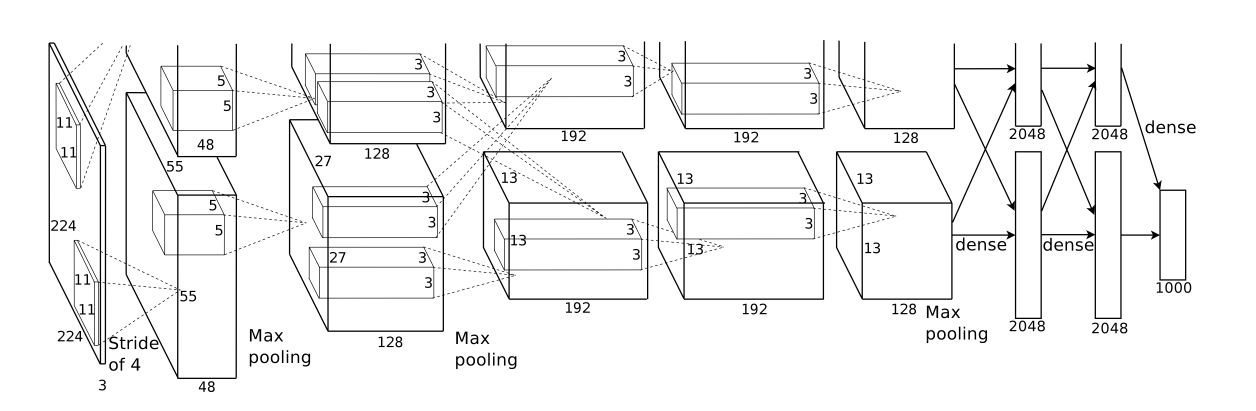
#> input picture AlexNet/img/alexnet.jpeg, 2511 x 821 px (shown at 1/2 size); its folder holds only this picture in this run
$ python -i image_dir_preprocessor.py   (imports and definitions only)
#> lines starting #> are read from the running program, lines starting #| are printed output that depends on the picture
#> further down, picture is the input picture: shape (821, 2511, 3); min 0, max 255, mean 244.1
import numpy as np
from glob import glob
import cv2
from tqdm import tqdm
import tracemalloc
import matplotlib.pyplot as plt
from common.preprocessing.properties import *
import pandas as pd
from sklearn.model_selection import train_test_split
import uuid
import os
import shutil
import json

"""
    This code is used to pre process the Caltech 256 Classification Dataset.
    https://authors.library.caltech.edu/7694/

    This script should be used for one time purpose only.

    The individual classes are inside a directory where the name of the class
    is given as <SomeNumber>.<ClassLabel>.

    Here are the steps that this code performs:
        1. Create Train/Validation Dataset
        2. Center crop ( optional ) images
        3. Resize image
        4. Calculate RGB Mean ( only on train set )
        5. Moves the processed images to a different dir
        6. Create a file with the list if class labels and corresponding ids.
        7 Create train/val csv file with image name ( randomly generated ) and class id.

    Properties can be set in the properties.py file.

"""


def resize_image(image):
    """
        Resize and Center Crop the images. Center Crop preserves the aspect ratio.
        However Center Crop might remove additional pixel which can impact the prediction score.
        Advised to perform experimentation before setting Center Crop to True.

        :arguments:
        ----------------------------------------
            image[ndarray] : Binary Image
        :return:
         ---------------------------------------
            Processed binary image.

    """
    if CENTER_CROP:
        # Capture the width and height from the array
        height, width, _ = image.shape
#> height = 821; width = 2511
        # Compare width and height. +1 is added to that divide by 2 does not produce 0 values.
        if width > height + 1:
            # Need to crop width
            delta = (width - height) // 2
#> delta = 845

            # Center Crop
            image = image[:, delta:-delta, :]
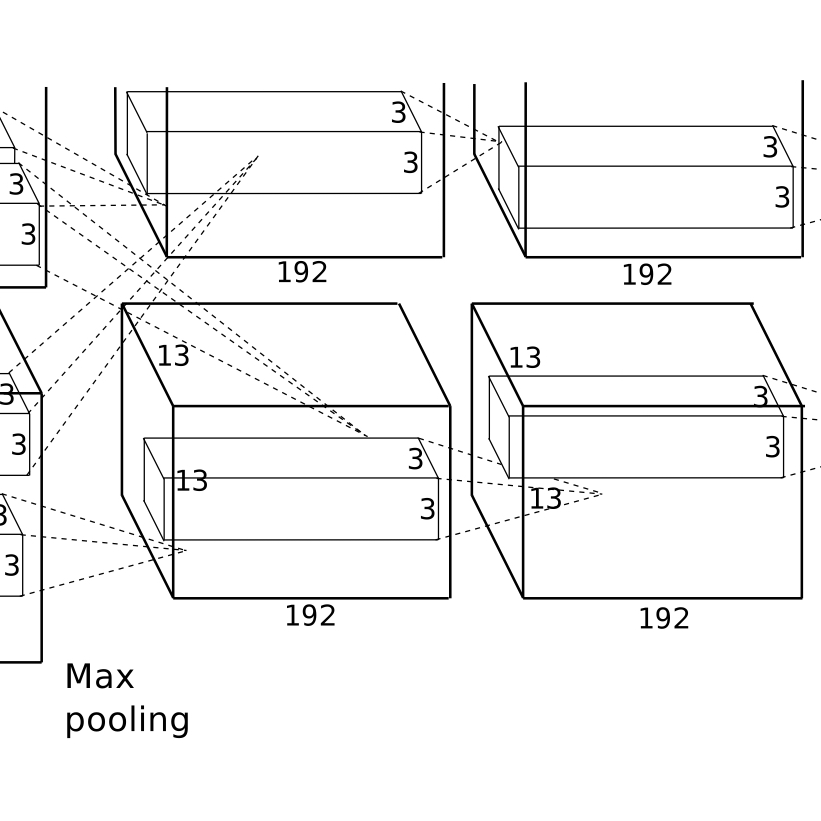
#> image: shape (821, 821, 3); min 0, max 255, mean 244
        elif height > width + 1:
            # Need to crop height
            delta = (height - width) // 2
            image = image[delta:-delta, :, :]
        image = cv2.resize(image, OUTPUT_DIM)
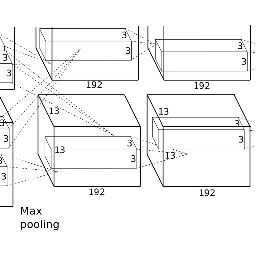
#> image: shape (256, 256, 3); min 0, max 255, mean 243.9

    elif SMALLER_SIDE_RESIZE:
        # Capture the width and height from the array
        height, width, _ = image.shape
        # Resize the image if width and height are same
        if width == height:
            image = cv2.resize(image, OUTPUT_DIM)
        elif width < height:
            new_height = int(height * OUTPUT_DIM[0] / width)
            image = cv2.resize(image, (new_height, OUTPUT_DIM[1]))
        else:
            new_width = int(width * OUTPUT_DIM[1] / width)
            image = cv2.resize(image, (OUTPUT_DIM[0], new_width))

    return image


# [139 lines left out: functions create_dataset, define_train_valid_split, process, not called in this run]


# [10 lines not run here, left out]

>>> import cv2
>>> picture = cv2.imread('../../AlexNet/img/alexnet.jpeg')
>>> result = resize_image(picture)

$ run again, on AlexNet/img/lr.png
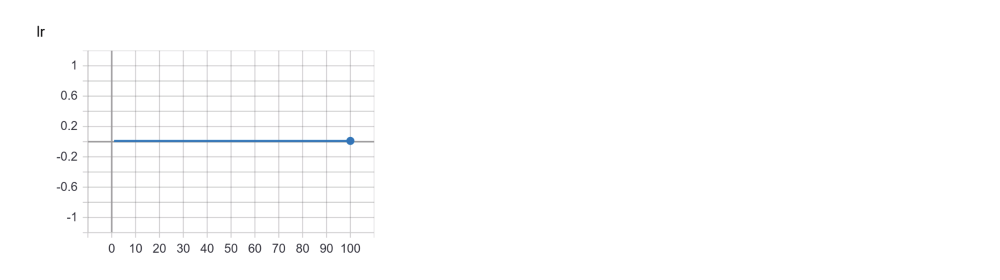
#> input picture AlexNet/img/lr.png, 2000 x 560 px (shown at 1/2 size)
#> picture is the input picture: shape (560, 2000, 3); mean B, G, R 253.3, 253.1, 253
#> in resize_image, `image = image[:, delta:-delta, :]`:
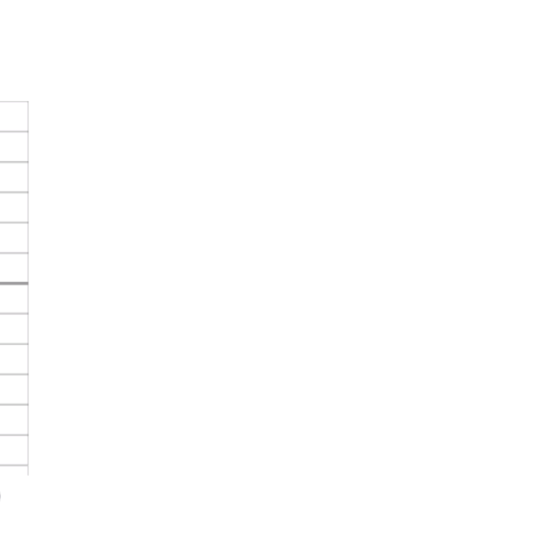
#> image: shape (560, 560, 3); mean of channels 0, 1, 2 254.8, 254.8, 254.8; drawn as B, G, R

$ run again, on AlexNet/img/train_loss.png
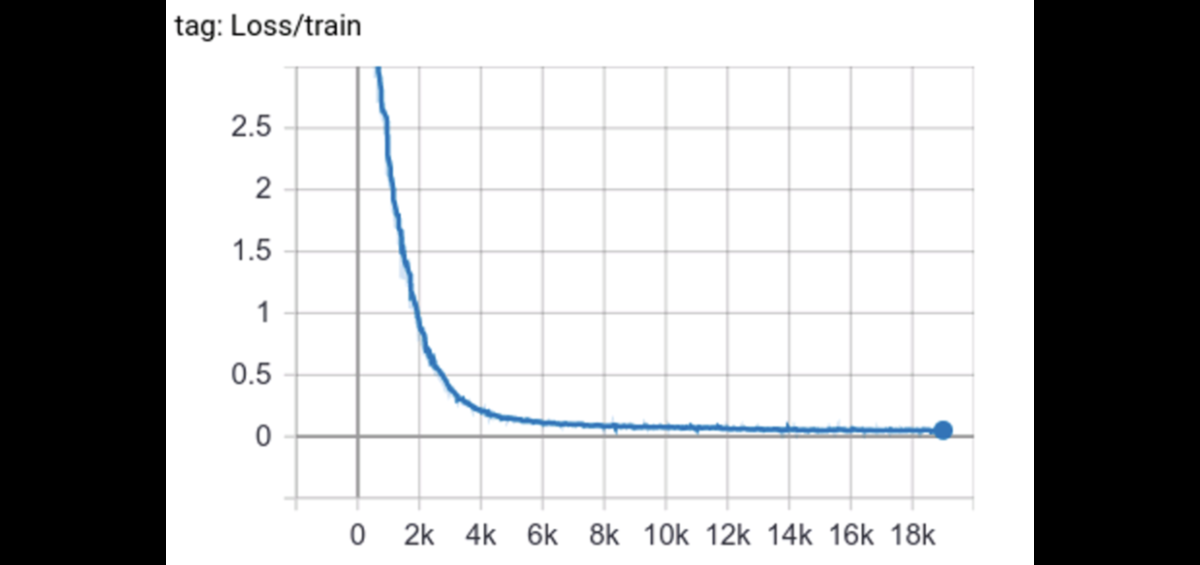
#> input picture AlexNet/img/train_loss.png, 1200 x 565 px
#> picture is the input picture: shape (565, 1200, 3); mean B, G, R 180.3, 179.7, 179.2
#> in resize_image, `image = image[:, delta:-delta, :]`:
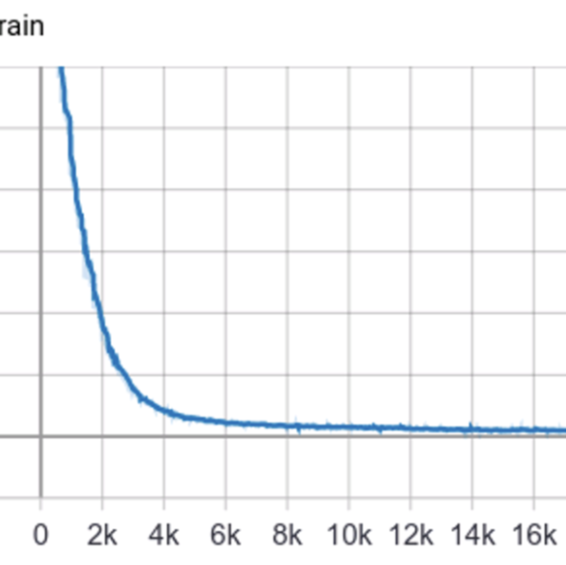
#> image: shape (565, 566, 3); mean of channels 0, 1, 2 248.7, 247.5, 246.6; drawn as B, G, R
